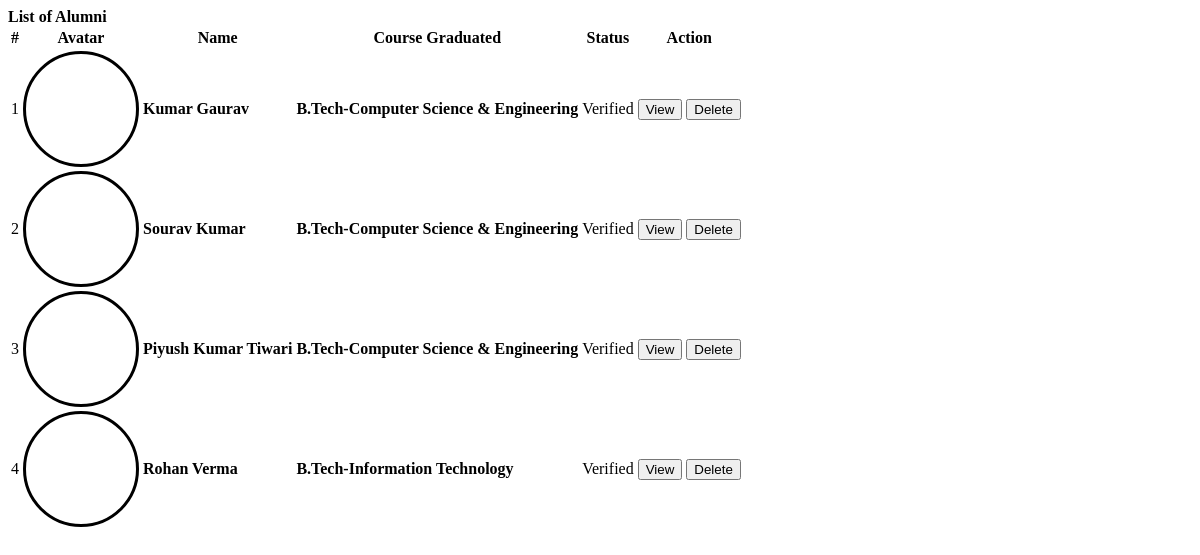
Screenshot of /admin/alumni.php with the database file from the repository.
### tables this page shows
CREATE TABLE `alumnus_bio` (
  `id` int(30) NOT NULL,
  `firstname` varchar(200) NOT NULL,
  `middlename` varchar(200) NOT NULL,
  `lastname` varchar(200) NOT NULL,
  `gender` varchar(10) NOT NULL,
  `batch` year(4) NOT NULL,
  `course_id` int(30) NOT NULL,
  `email` varchar(250) NOT NULL,
  `connected_to` text NOT NULL,
  `avatar` text NOT NULL,
  `status` tinyint(1) NOT NULL DEFAULT 0 COMMENT '0= Unverified, 1= Verified',
  `date_created` date NOT NULL DEFAULT current_timestamp()
);

CREATE TABLE `courses` (
  `id` int(30) NOT NULL,
  `course` text NOT NULL,
  `about` text NOT NULL
);

### admin/alumni.php (the view, shortened to what this page needs)
<?php include('db_connect.php');?>
<div class="container-fluid">
	<div class="col-lg-12">
		<div class="row">
			<div class="col-md-12">
				<div class="card">
					<div class="card-header">
						<b>List of Alumni</b>
					</div>
					<div class="card-body">
						<table class="table table-condensed table-bordered table-hover">
							<thead>
								<tr>
									<th class="text-center">#</th>
									<th class="">Avatar</th>
									<th class="">Name</th>
									<th class="">Course Graduated</th>
									<th class="">Status</th>
									<th class="text-center">Action</th>
								</tr>
							</thead>
							<tbody>
								<?php
								$i = 1;
								$alumni = $conn->query("SELECT a.*,c.course,Concat(a.firstname,' ',a.middlename,' ',a.lastname) as name from alumnus_bio a inner join courses c on c.id = a.course_id order by Concat(a.lastname,', ',a.firstname,' ',a.middlename) asc");
								while($row=$alumni->fetch_assoc()):
								?>
								<tr>
									<td class="text-center"><?php echo $i++ ?></td>
									<td class="text-center">
										<div class="avatar">
										</div>
									</td>
									<td class="">
										 <p> <b><?php echo ucwords($row['name']) ?></b></p>
									</td>
									<td class="">
										 <p> <b><?php echo $row['course'] ?></b></p>
									</td>
									<td class="text-center">
										<?php if($row['status'] == 1): ?>
											<span class="badge badge-primary">Verified</span>
										<?php else: ?>
											<span class="badge badge-secondary">Not Verified</span>
										<?php endif; ?>
									</td>
									<td class="text-center">
										<button class="btn btn-sm btn-outline-primary view_alumni" type="button" data-id="<?php echo $row['id'] ?>" >View</button>
										<button class="btn btn-sm btn-outline-danger delete_alumni" type="button" data-id="<?php echo $row['id'] ?>">Delete</button>
									</td>
								</tr>
								<?php endwhile; ?>
							</tbody>
						</table>
					</div>
				</div>
			</div>
		</div>
	</div>
</div>

### admin/alumni.php (style rules this page uses)
td { vertical-align: middle !important; }
td p { margin: unset }
.avatar { display: flex; border-radius: 100%; width: 100px; height: 100px; align-items: center; justify-content: center; border: 3px solid; padding: 5px; }

### rows the page displays
alumnus_bio: name "Kumar Gaurav", course.course "B.Tech-Computer Science & Engineering", status "Verified"
alumnus_bio: name "Sourav Kumar", course.course "B.Tech-Computer Science & Engineering", status "Verified"
alumnus_bio: name "Piyush Kumar Tiwari", course.course "B.Tech-Computer Science & Engineering", status "Verified"
alumnus_bio: name "Rohan Verma", course.course "B.Tech-Information Technology", status "Verified"
